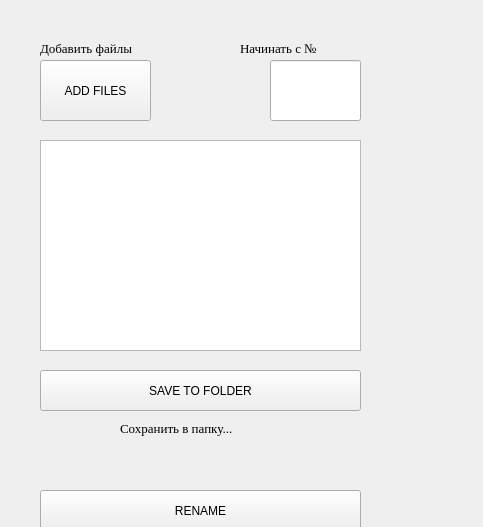
<?xml version="1.0" encoding="UTF-8"?>
<ui version="4.0">
 <class>Widget</class>
 <widget class="QWidget" name="Widget">
  <property name="geometry">
   <rect>
    <x>0</x>
    <y>0</y>
    <width>483</width>
    <height>527</height>
   </rect>
  </property>
  <property name="windowTitle">
   <string>Widget</string>
  </property>
  <widget class="QTableView" name="tableView">
   <property name="geometry">
    <rect>
     <x>40</x>
     <y>140</y>
     <width>321</width>
     <height>211</height>
    </rect>
   </property>
  </widget>
  <widget class="QPushButton" name="pushButton">
   <property name="geometry">
    <rect>
     <x>40</x>
     <y>60</y>
     <width>111</width>
     <height>61</height>
    </rect>
   </property>
   <property name="text">
    <string>ADD FILES</string>
   </property>
  </widget>
  <widget class="QLineEdit" name="lineEdit">
   <property name="geometry">
    <rect>
     <x>270</x>
     <y>60</y>
     <width>91</width>
     <height>61</height>
    </rect>
   </property>
   <property name="font">
    <font>
     <family>Times New Roman</family>
     <pointsize>22</pointsize>
     <weight>75</weight>
     <bold>true</bold>
    </font>
   </property>
   <property name="text">
    <string/>
   </property>
  </widget>
  <widget class="QLabel" name="label">
   <property name="geometry">
    <rect>
     <x>240</x>
     <y>40</y>
     <width>141</width>
     <height>16</height>
    </rect>
   </property>
   <property name="font">
    <font>
     <family>Times New Roman</family>
     <pointsize>10</pointsize>
     <underline>false</underline>
    </font>
   </property>
   <property name="text">
    <string>Начинать с №</string>
   </property>
  </widget>
  <widget class="QLabel" name="label_2">
   <property name="geometry">
    <rect>
     <x>40</x>
     <y>40</y>
     <width>141</width>
     <height>16</height>
    </rect>
   </property>
   <property name="font">
    <font>
     <family>Times New Roman</family>
     <pointsize>10</pointsize>
    </font>
   </property>
   <property name="text">
    <string>Добавить файлы</string>
   </property>
  </widget>
  <widget class="QPushButton" name="pushButton_2">
   <property name="geometry">
    <rect>
     <x>40</x>
     <y>490</y>
     <width>321</width>
     <height>41</height>
    </rect>
   </property>
   <property name="text">
    <string>RENAME</string>
   </property>
  </widget>
  <widget class="QLabel" name="label_3">
   <property name="geometry">
    <rect>
     <x>100</x>
     <y>540</y>
     <width>201</width>
     <height>16</height>
    </rect>
   </property>
   <property name="font">
    <font>
     <family>Times New Roman</family>
     <pointsize>10</pointsize>
    </font>
   </property>
   <property name="text">
    <string>Переименовать файлы</string>
   </property>
  </widget>
  <widget class="QPushButton" name="pushButton_3">
   <property name="geometry">
    <rect>
     <x>40</x>
     <y>370</y>
     <width>321</width>
     <height>41</height>
    </rect>
   </property>
   <property name="text">
    <string>SAVE TO FOLDER</string>
   </property>
  </widget>
  <widget class="QLabel" name="label_4">
   <property name="geometry">
    <rect>
     <x>120</x>
     <y>420</y>
     <width>201</width>
     <height>16</height>
    </rect>
   </property>
   <property name="font">
    <font>
     <family>Times New Roman</family>
     <pointsize>10</pointsize>
    </font>
   </property>
   <property name="text">
    <string>Сохранить в папку...</string>
   </property>
  </widget>
 </widget>
 <layoutdefault spacing="6" margin="11"/>
 <resources/>
 <connections/>
</ui>
